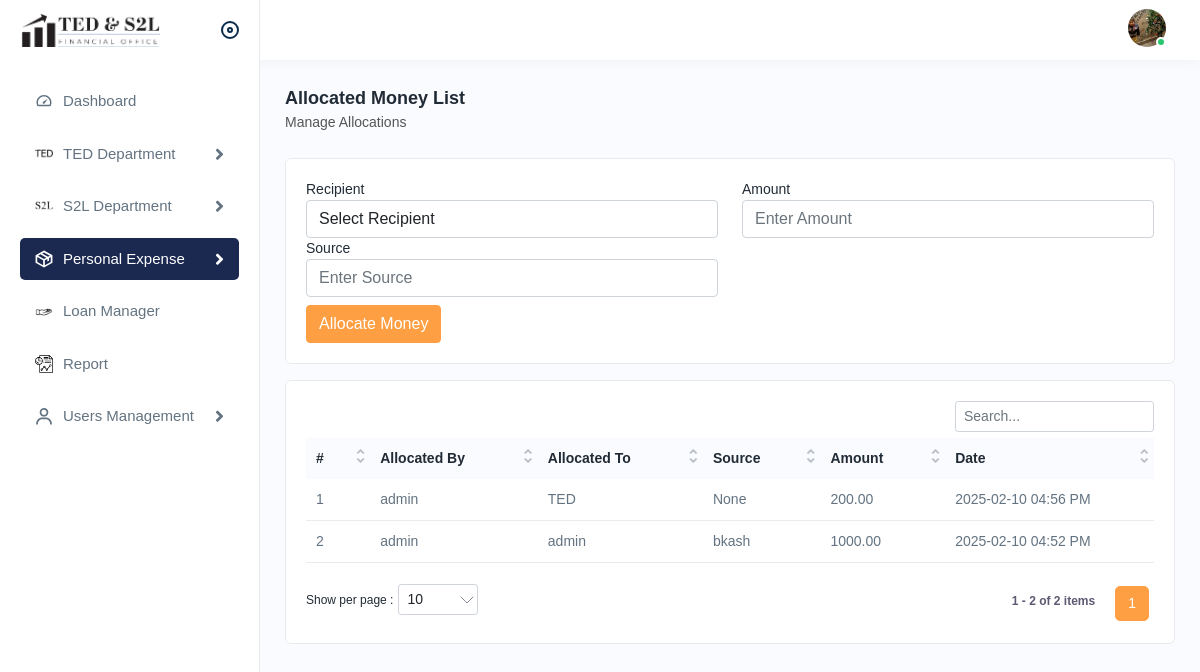
/allocated-money/ (signed in), run on the app's committed database.
### expense/models.py (models this page shows, shortened)
class MoneyAllocation(models.Model):
    allocated_by = models.ForeignKey(
        User,
        on_delete=models.CASCADE,
        related_name='allocations_made',
        help_text="Admin user who makes this allocation."
    )
    allocated_to = models.ForeignKey(
        User,
        on_delete=models.CASCADE,
        related_name='allocations_received',
        help_text="The user who receives the allocated money."
    )
    amount = models.DecimalField(
        max_digits=200,
        decimal_places=2,
        help_text="The amount to add to the target account (must be greater than zero)."
    )
    source = models.CharField(max_length=50, null=True, blank=True)
    created_at = models.DateTimeField(auto_now_add=True)

### account/models.py (models this page shows, shortened)
class User(AbstractUser):
    CHOICES_USER_TYPE = (
        ('admin', 'Admin'),
        ('ted', 'TED'),
        ('s2l', 'S2L'),
    )
    balance = models.DecimalField(max_digits=200, decimal_places=2, default=0)
    loan_balance = models.DecimalField(max_digits=200, decimal_places=2, default=0)
    user_type = models.CharField(max_length=50, choices=CHOICES_USER_TYPE, default='ted')
    mobile = models.CharField(max_length=20, blank=True, null=True)
    profile_picture = models.ImageField(upload_to='profile_pictures/', blank=True, null=True)

### expense/views.py (the view)
# urls.py: path('allocated-money/', allocated_money, name='allocated_money'),
@login_required
def allocated_money(request):
    if request.user.user_type != 'admin':
        raise PermissionDenied("Only an admin can allocate money.")
    if request.method == 'POST':
        form = MoneyAllocationForm(request.POST, request=request)
        if form.is_valid():
            allocation = form.save(commit=False)
            allocation.allocated_by = request.user  # Set the admin making the allocation.
            if allocation.allocated_to == request.user:
                allocation.save()
                return redirect('allocated_money')
            else:
                if allocation.amount > request.user.balance:
                    form.add_error('amount', "Insufficient balance to allocate this amount.")
                else:
                    try:
                        request.user.balance -= allocation.amount
                        request.user.save()
                        allocation.save()
                        return redirect('allocated_money')
                    except Exception as e:
                        form.add_error(None, str(e))
    else:
        form = MoneyAllocationForm(request=request)
    allocations = MoneyAllocation.objects.all().order_by('-created_at')
    context = {
        'form': form,
        'allocations': allocations,
    }
    return render(request, 'allocated_money.html', context)

### expense/forms.py (shortened to what this page needs)
class MoneyAllocationForm(forms.ModelForm):
    class Meta:
        model = MoneyAllocation
        fields = ['allocated_to', 'amount', 'source']
        widgets = {
            'allocated_to': forms.Select(attrs={'class': 'form-control'}),
            'amount': forms.NumberInput(attrs={
                'class': 'form-control',
                'step': '0.01',
                'placeholder': 'Enter Amount'
            }),
        }
    def __init__(self, *args, **kwargs):
        self.request = kwargs.pop('request', None)
        super(MoneyAllocationForm, self).__init__(*args, **kwargs)
        allowed_types = ['admin', 'ted', 's2l']
        self.fields['allocated_to'].queryset = User.objects.filter(user_type__in=allowed_types)

### expense/context_processors.py (called while the page is built)
def base_template(request):
    template = 'base.html'
    if request.user.is_authenticated:
        if request.user.user_type == 'admin':
            template = 'base.html'
        elif request.user.user_type in ['ted', 's2l']:
            template = 'department_base.html'
    return {'base_template': template}

### templates/allocated_money.html (shortened to what this page needs)
{% extends base_template %}
{% load static %}
{% load tz %}
{% block content %}
<div class="page-header">
  <div class="page-title">
      <h4>Allocated Money List</h4>
      <h6>Manage Allocations</h6>
  </div>
</div>
<div class="card mb-3">
  <div class="card-body">
      <form method="post" action="{% url 'allocated_money' %}">
          <div class="row">
              <div class="col-lg-6 col-md-6">
                  <label for="id_allocated_to">Recipient</label>
                  <select name="allocated_to" id="id_allocated_to" class="form-control">
                      <option value="">Select Recipient</option>
                  </select>
              </div>
              <div class="col-lg-6 col-md-6">
                  <label for="id_amount">Amount</label>
                  <input type="number" step="0.01" name="amount" id="id_amount" class="form-control" placeholder="Enter Amount"
                      value="{{ form.data.amount|default_if_none:'' }}">
              </div>
              <div class="col-lg-6 col-md-6">
                  <label for="id_source">Source</label>
                  <input type="input" name="source" id="id_source" class="form-control" placeholder="Enter Source"
                      value="{{ form.data.source|default_if_none:'' }}">
              </div>
          </div>
          <div class="row mt-2">
              <div class="col-lg-12">
                  <button type="submit" class="btn btn-primary">Allocate Money</button>
              </div>
          </div>
      </form>
  </div>
</div>
<div class="card">
  <div class="card-body">
      <div class="table-responsive">
          <table class="table datanew">
              <thead>
                  <tr>
                      <th>#</th>
                      <th>Allocated By</th>
                      <th>Allocated To</th>
                      <th>Source</th>
                      <th>Amount</th>
                      <th>Date</th>
                  </tr>
              </thead>
              <tbody>
                  {% for allocation in allocations %}
                  <tr>
                      <td>{{ forloop.counter }}</td>
                      <td>{{ allocation.allocated_by.username }}</td>
                      <td>{{ allocation.allocated_to.username }}</td>
                      <td>{{ allocation.source }}</td>
                      <td>{{ allocation.amount }}</td>
                      <td>
                        {% localtime on %}
                          {{ allocation.created_at|date:"Y-m-d h:i A" }}
                        {% endlocaltime %}
                    </td>
                  </tr>
                  {% empty %}
                  <tr>
                      <td colspan="6" class="text-center">No allocations found.</td>
                  </tr>
                  {% endfor %}
              </tbody>
          </table>
      </div>
  </div>
</div>
{% endblock %}

### data on the page
MoneyAllocation: allocated_by.username "admin", allocated_to.username "TED", source "None", amount "200.00", created_at "2025-02-10 04:56 PM"
MoneyAllocation: allocated_by.username "admin", allocated_to.username "admin", source "bkash", amount "1000.00", created_at "2025-02-10 04:52 PM"
